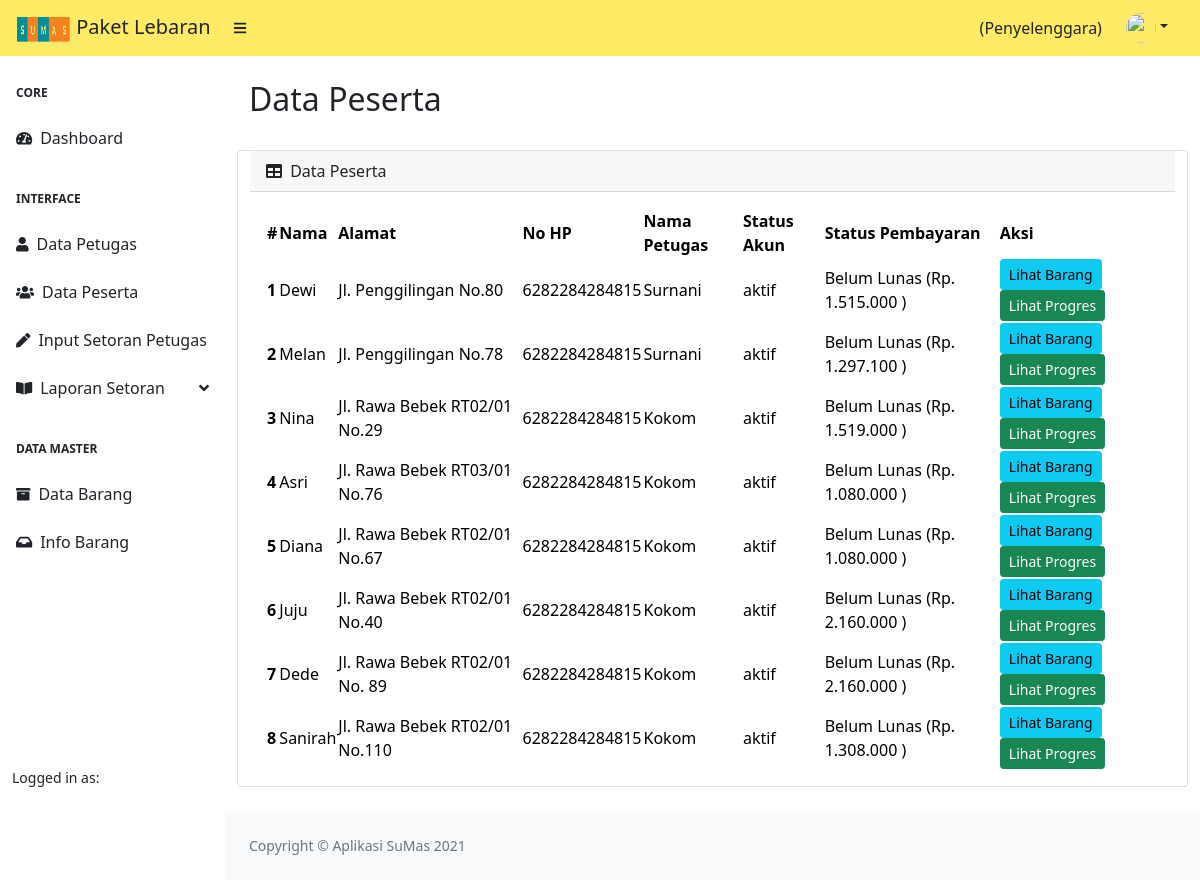
The app's page /index.php/penyelenggara/data_peserta with its own data.
### tables this page shows
CREATE TABLE `user` (
  `id` int(11) NOT NULL,
  `nama_lengkap` varchar(225) NOT NULL,
  `alamat` varchar(225) NOT NULL,
  `no_hp` varchar(20) NOT NULL,
  `username` varchar(255) NOT NULL,
  `image` varchar(225) NOT NULL,
  `password` varchar(255) NOT NULL,
  `status` varchar(10) NOT NULL,
  `tabungan` varchar(225) DEFAULT NULL,
  `nama_petugas` varchar(50) NOT NULL,
  `id_petugas` int(11) NOT NULL,
  `created_at` datetime DEFAULT NULL
);

### application/controllers/Penyelenggara.php (called while the page is built, shortened)
<?php
class Penyelenggara extends CI_Controller
{
    public function __construct()
    {
        $this->load->model('M_DataMaster');
        $this->load->model('M_Penyelenggara');
        $this->load->library('form_validation');
    }
    public function data_peserta()
    {
        $data['title'] = 'Data Peserta';
        $data['user'] = $this->db->get_where('penyelenggara', ['username' => $this->session->userdata('username')])->row_array();
        $this->db->select('user.*, SUM(pembayaran.nominal) AS total_bayar');
        $this->db->join('pembayaran', 'user.id = pembayaran.id_user', 'left');
        $this->db->order_by('created_at', 'desc');
        $this->db->group_by('user.id');
        $data['rows'] = $this->db->get_where('user', [
            'pembayaran.status !=' => 'cancel'
        ])->result();
        $data['penyelenggara'] = $this->db->get('penyelenggara')->row();
        $this->load->view('templates/header', $data);
        $this->load->view('templates/sidebar_penyelenggara', $data);
        $this->load->view('penyelenggara/data_peserta');
        $this->load->view('templates/footer');
    }
}

### index.php (called while the page is built, shortened)
<?php
require_once BASEPATH.'core/CodeIgniter.php';

### application/views/penyelenggara/data_peserta.php (the view, shortened to what this page needs)
<div id="layoutSidenav_content">
    <main>
        <div class="container-fluid px-4">
            <h2 class="mt-4"><?= $title;  ?></h2>
            <div class="row">
                <div class="card mb-4">
                    <div class="card-header">
                        <i class="fas fa-table me-1"></i>
                        Data Peserta
                    </div>
                    <div class="card-body">
                        <table id="datatablesSimple">
                            <thead>
                                <tr class="table-warning">
                                    <th>#</th>
                                    <th>Nama</th>
                                    <th>Alamat</th>
                                    <th>No HP</th>
                                    <th>Nama Petugas</th>
                                    <th>Status Akun</th>
                                    <th>Status Pembayaran</th>
                                    <th>Aksi</th>
                                </tr>
                            </thead>
                            <tbody>
                                <?php
                                $count = 0;
                                foreach ($rows as $row) :
                                    $count = $count + 1;
                                    $this->db->select('SUM(harga) AS harga_total');
                                    $this->db->join('barang', 'target_barang.id_barang = barang.id');
                                    $barang = $this->db->get_where('target_barang', ['id_user' => $row->id])->row();
                                    $jml_barang = $this->db->get_where('target_barang', ['id_user' => $row->id])->num_rows();
                                    $tanggal_mulai = date('Y-m-d', strtotime('-1 days', strtotime($penyelenggara->tanggal_mulai)));
                                    $mulai = date_create($tanggal_mulai);
                                    $selesai = date_create($penyelenggara->tanggal_selesai);
                                    $diff = date_diff($mulai, $selesai);
                                    $jml_hari = $diff->days;
                                    $total_harga_barang = $barang->harga_total * $jml_hari;
                                    $total_tabungan = $row->tabungan * $jml_hari;
                                    $total_iuran_peserta = $total_harga_barang + $total_tabungan;
                                    $sisa = $total_iuran_peserta - $row->total_bayar;
                                ?>
                                    <tr class="table-light">
                                        <th scope=" row"><?= $count ?></th>
                                        <td><?= $row->nama_lengkap ?></td>
                                        <td><?= $row->alamat ?></td>
                                        <td><?= $row->no_hp ?></td>
                                        <td><?= $row->nama_petugas ?></td>
                                        <td><?= $row->status  ?></td>
                                        <td>
                                            <?php if ($jml_barang > 0) : ?>
                                                <?php if ($sisa <= 0) : ?>
                                                    Sudah Lunas (
                                                <?php else : ?>
                                                    Belum Lunas (Rp.
                                                <?php endif ?>
                                                <?= number_format($sisa, 0, ',', '.') ?>
                                                )
                                            <?php else : ?>
                                                Belum memilih barang
                                            <?php endif; ?>
                                        </td>
                                        <td>
                                            <a href="<?= base_url('penyelenggara/data_barang_peserta/' . $row->id) ?>" class="btn btn-info btn-sm">Lihat Barang</a>
                                            <a href="<?= base_url('penyelenggara/progres_peserta/' . $row->id) ?>" class="btn btn-success btn-sm">Lihat Progres</a>
                                        </td>
                                    </tr>
                                <?php endforeach; ?>
                            </tbody>
                        </table>
                    </div>
                </div>
            </div>
        </div>
    </main>

### records on screen
user: nama_lengkap "Dewi", alamat "Jl. Penggilingan No.80", no_hp "6282284284815", nama_petugas "Surnani", status "aktif", tabungan "Belum Lunas (Rp.", sisa "1.515.000"
user: nama_lengkap "Melan", alamat "Jl. Penggilingan No.78", no_hp "6282284284815", nama_petugas "Surnani", status "aktif", shows "Belum Lunas (Rp.", sisa "1.297.100"
user: nama_lengkap "Nina", alamat "Jl. Rawa Bebek RT02/01 No.29", no_hp "6282284284815", nama_petugas "Kokom", status "aktif", tabungan "Belum Lunas (Rp.", sisa "1.519.000"
user: nama_lengkap "Asri", alamat "Jl. Rawa Bebek RT03/01 No.76", no_hp "6282284284815", nama_petugas "Kokom", status "aktif", tabungan "Belum Lunas (Rp.", sisa "1.080.000"
user: nama_lengkap "Diana", alamat "Jl. Rawa Bebek RT02/01 No.67", no_hp "6282284284815", nama_petugas "Kokom", status "aktif", tabungan "Belum Lunas (Rp.", sisa "1.080.000"
user: nama_lengkap "Juju", alamat "Jl. Rawa Bebek RT02/01 No.40", no_hp "6282284284815", nama_petugas "Kokom", status "aktif", tabungan "Belum Lunas (Rp.", sisa "2.160.000"
user: nama_lengkap "Dede", alamat "Jl. Rawa Bebek RT02/01 No. 89", no_hp "6282284284815", nama_petugas "Kokom", status "aktif", tabungan "Belum Lunas (Rp.", sisa "2.160.000"
user: nama_lengkap "Sanirah", alamat "Jl. Rawa Bebek RT02/01 No.110", no_hp "6282284284815", nama_petugas "Kokom", status "aktif", tabungan "Belum Lunas (Rp.", sisa "1.308.000"

### other values on screen
$title "Data Peserta"
